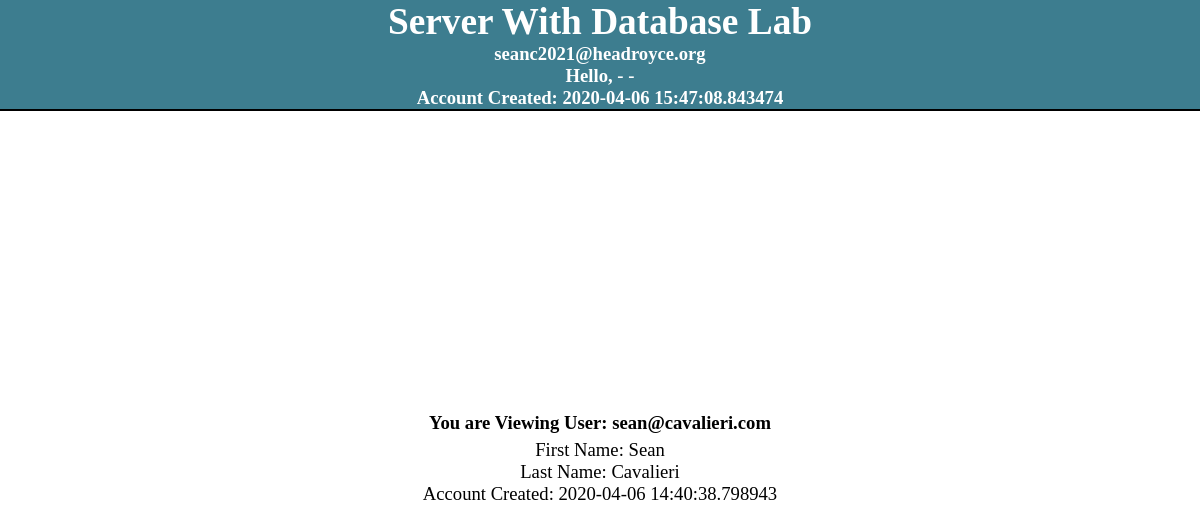
Screenshot of /view?id=1 (signed in) with the database file from the repository.
### tables this page shows
CREATE TABLE accounts (
	id INTEGER NOT NULL, 
	username VARCHAR(255) NOT NULL, 
	password VARCHAR(255) NOT NULL, 
	PRIMARY KEY (id)
);

CREATE TABLE profiles (
	id INTEGER NOT NULL, 
	"firstName" VARCHAR(255) NOT NULL, 
	"lastName" VARCHAR(255) NOT NULL, 
	"userID" INTEGER, 
	"dateAdded" DATETIME, 
	PRIMARY KEY (id)
);

### server/routes.py (the view)
@app.route('/view')
def view():
    sessionID = request.cookies.get('userID')
    if not(sessionID in sessionTokens):
        return redirect(url_for('index'))
    id = request.args.get("id")
    if id:
        myInfo = database.viewProfileOf(sessionTokens[sessionID])
        theirInfo = database.viewProfileByID(id)
        if theirInfo == []:
            return redirect(url_for("view"))
        elif myInfo[0] != theirInfo[0]:
            return render_template('view.html', info=myInfo, theirInfo=theirInfo)
    token = uuid4()
    csrfTokens[str(token)]=True
    info = database.viewProfileOf(sessionTokens[sessionID])
    return render_template('view.html', csrf=token, info=info)

### server/database.py (called while the page is built)
def viewProfileOf(username):
    connection = engine.connect()
    query = db.select([accounts]).where(accounts.columns.username == username)
    ResultProxy = connection.execute(query)
    resultRow = ResultProxy.fetchone()
    if(resultRow):
        id = resultRow[0]
        query2 = db.select([profiles]).where(profiles.columns.userID == id)
        ResultProxy2 = connection.execute(query2)
        resultRow2 = ResultProxy2.fetchone()
        if resultRow2:
            arr = [username]
            arr.append(resultRow2[1])
            arr.append(resultRow2[2])
            arr.append(resultRow2[3])
            arr.append(resultRow2[4])
            return arr
    return []

def viewProfileByID(userID):
    connection = engine.connect()
    query = db.select([accounts]).where(accounts.columns.id == userID)
    ResultProxy = connection.execute(query)
    resultRow = ResultProxy.fetchone()
    if(resultRow):
        username = resultRow[1]
        query2 = db.select([profiles]).where(profiles.columns.userID == userID)
        ResultProxy2 = connection.execute(query2)
        resultRow2 = ResultProxy2.fetchone()
        if resultRow2:
            arr = [username]
            arr.append(resultRow2[1])
            arr.append(resultRow2[2])
            arr.append(resultRow2[3])
            arr.append(resultRow2[4])
            return arr
    return []

### server/templates/view.html (shortened to what this page needs)
<!DOCTYPE html>
<html>
    <head>
        <link rel='stylesheet' href='/static/style.css' />
    </head>
    <body>
        <header>
            Server With Database Lab
            <div>
                {{info[0]}}
            </div>
            <div>
                Hello, {{info[1]}} {{info[2]}}
            </div>
            <div>
                Account Created: {{info[4]}}
            </div>
        </header>
        {% if theirInfo %}
            <div class='content'>
                <div class='form-title'> You are Viewing User: {{theirInfo[0]}} </div>
                <div> First Name: {{theirInfo[1]}} </div>
                <div> Last Name: {{theirInfo[2]}} </div>
                <div> Account Created: {{theirInfo[4]}} </div>
            </div>
        {% endif %}
    </body>
</html>

### server/static/style.css (style rules this page uses)
* { margin: 0; padding: 0; font-size: 14pt; box-sizing: border-box; }
body { min-width: 100vw; min-height: 100vh; display: flex; flex-direction: column; }
header { min-height: 10vh; border-bottom: 2px solid black; font-size: 2rem; color: white; font-weight: bold; background-color: #3d7d8f; display: flex; flex-direction: column; align-items: center; justify-content: center; }
div.content { flex-grow: 1; display: flex; flex-direction: column; align-items: center; justify-content: center; }
div.form-title { font-weight: bold; padding: 5px; }

### rows the page displays
accounts: username "seanc2021@headroyce.org"
accounts: username "sean@cavalieri.com"
profiles: firstName "Sean", lastName "Cavalieri"

### other values shown
{{ info[1] }} "-"
{{ info[2] }} "-"
{{ info[4] }} "2020-04-06 15:47:08.843474"
{{ theirInfo[4] }} "2020-04-06 14:40:38.798943"
